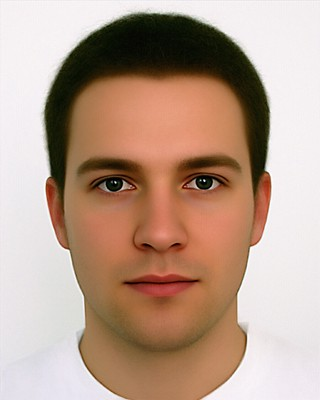
#> input picture GMIT_eyetrack/default.jpg, 320 x 400 px, given in place of the camera
$ python track_v2.py
#> lines starting #> are read from the running program, lines starting #| are printed output that depends on the picture
#> in main, frame is the input picture: shape (400, 320, 3); mean B, G, R 141.4, 158, 184.7
# Adapted from: https://medium.com/@stepanfilonov/tracking-your-eyes-with-python-3952e66194a6
import cv2
import dlib
import numpy as np
import logging as log

# Initialise OpenCV
# set face and eye data
face_cascade = cv2.CascadeClassifier('haarcascade_frontalface_default.xml')
eye_cascade = cv2.CascadeClassifier('haarcascade_eye.xml')
# blob - initialize paramaters
parameters = cv2.SimpleBlobDetector_Params()
parameters.filterByArea = True
parameters.maxArea = 1500
detector = cv2.SimpleBlobDetector_create(parameters)

def detect_face(img, classifier):
    print('DETECT_FACE')
    # create two tone img copy
    # detect on grey, work with colored
    grey_frame = cv2.cvtColor(img, cv2.COLOR_BGR2GRAY)
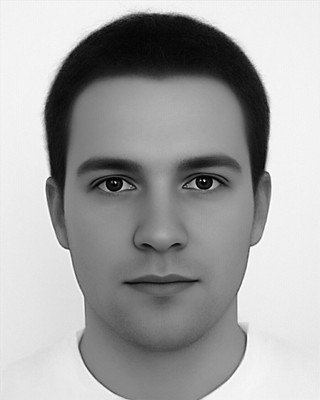
#> grey_frame: shape (400, 320); min 0, max 255, mean 164.1
    # get the face
    faces = classifier.detectMultiScale(grey_frame, 1.3, 5)
#> faces = [[42, 91, 229, 229]]
    # check how many faces
    if len(faces) > 1:
        # set largest
        target = (0,0,0,0)
        for i in faces:
            if i[3] > target[3]:
                target = i
        target = np.array([i], np.int32)
    elif len(faces) == 1:
        target = faces
#> target = [[42, 91, 229, 229]]
    else:
        log.warning('detect_face(): error reading image, no face detected')
        return None
    # frame the detected face
    for(x,y,w,h) in target:
        frame = img[y:y+h, x:x+w]
#> this loop made 1 pass
#> pass 1, in detect_face, `frame = img[y:y+h, x:x+w]`:
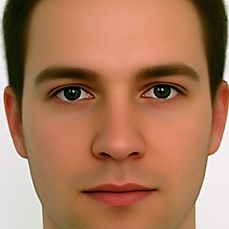
#> frame: shape (229, 229, 3); mean B, G, R 90.6, 120, 169.3
    return frame

def detect_eyes(img, classifier):
    print('DETECT_EYES')
    # create two tone img copy
    grey_frame = cv2.cvtColor(img, cv2.COLOR_BGR2GRAY)
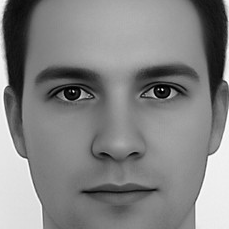
#> grey_frame: shape (229, 229); min 0, max 255, mean 131.4
    # get the eyes
    eyes = classifier.detectMultiScale(grey_frame, 1.3, 5)
#> eyes = [[133, 65, 53, 53], [41, 66, 54, 54]]
    # get frame height and width
    height = np.size(img, 0)
#> height = 229
    width = np.size(img, 1)
#> width = 229
    left_eye = None
    right_eye = None
    for (x, y, w, h) in eyes:
        # ignore the bottom half if 'eye' detected
        if y > height/2:
            pass
        eye_center = x + w / 2
        if eye_center < width * 0.5:
            left_eye = img[y:y+h, x:x+w]
        else:
            right_eye = img[y:y+h, x:x+w]
#> this loop made 2 passes
#> (x, y, w, h, eye_center) on passes 1 to 2: (133, 65, 53, 53, 159.5), (41, 66, 54, 54, 68)
#> pass 1, in detect_eyes, `right_eye = img[y:y+h, x:x+w]`:
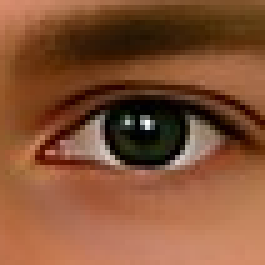
#> right_eye: shape (53, 53, 3) (shown 5 times larger); mean B, G, R 52.9, 82, 132.3
#> pass 2, in detect_eyes, `left_eye = img[y:y+h, x:x+w]`:
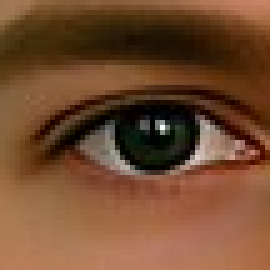
#> left_eye: shape (54, 54, 3) (shown 5 times larger); mean B, G, R 47.3, 75.3, 115.6
    return left_eye, right_eye

def ignore_brow(img):
    print('IGNORE_BROW')
    # set height and width to the images values
    height, width = img.shape[:2]
#> height = 54; width = 54
    # set eye brow line estimate
    brow_height = int(height/4)
#> brow_height = 13
    # cut out new image
    img = img[brow_height:height, 0:width]
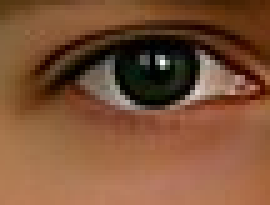
#> img: shape (41, 54, 3) (shown 5 times larger); mean of channels 0, 1, 2 54.5, 81.8, 124.8; drawn as B, G, R
    return img

def blob(img, detector, threshold):
    print('BLOB')
    grey_frame = cv2.cvtColor(img, cv2.COLOR_BGR2GRAY)
    _, img = cv2.threshold(img, threshold, 255, cv2.THRESH_BINARY)
    # reduce image 'noise'
    img = cv2.erode(img, None, iterations=2)
    img = cv2.dilate(img, None, iterations=4)
    img = cv2.medianBlur(img, 5)
    coords = detector.detect(img)
    print(coords)
    return coords

# Open CV track bar requires a function call when
# the bar when the value is changed
def track_bar_req(val):
    print('TRACK_BAR_REQ')
    pass

print('BEFORE: MAIN')
# Using the web cam feed to input into the eye detection functions
def main():
    # vc: video capture
    vc_img = cv2.VideoCapture(0)
    cv2.namedWindow('processed_image')
    cv2.createTrackbar('threshold', 'processed_image', 0, 255, track_bar_req)
    print('MAIN: BEFORE WHILE BLOCK')
    while True:
        print('MAIN: WHILE BLOCK')
        _, frame = vc_img.read()
        vc_frame = detect_face(frame, face_cascade)
        if vc_frame is not None:
            eyes = detect_eyes(vc_frame, eye_cascade)
            for eye in eyes:
                if eye is not None:
                    threshold = cv2.getTrackbarPos('threshold', 'processed_image')
                    eye_frame = ignore_brow(eye)
#> (the run stopped early here; a loop or call above may not have finished)

$ run again, on GMIT_eyetrack/face.jpg
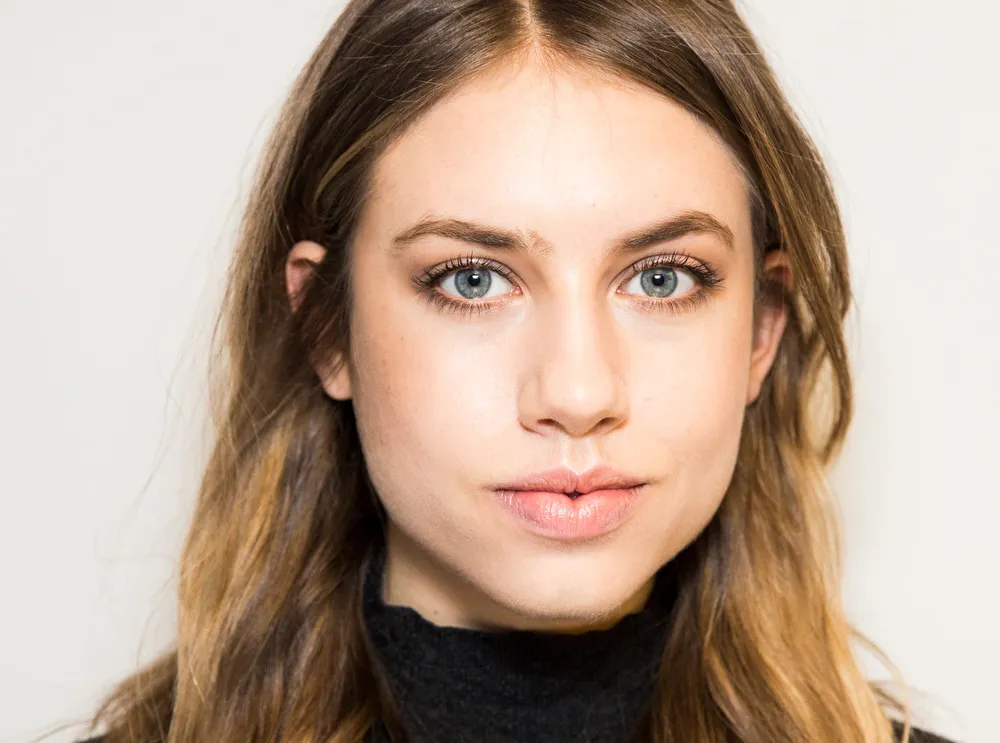
#> input picture GMIT_eyetrack/face.jpg, 1000 x 743 px, given in place of the camera
#> in main, frame is the input picture: shape (743, 1000, 3); mean B, G, R 146.8, 163.6, 185.6
#> faces = [[322, 95, 499, 499]]
#> the loop in detect_face, `for(x,y,w,h) in target:` made 1 pass
#> eyes = [[284, 129, 107, 107], [81, 132, 110, 110]]
#> in detect_eyes, `height = np.size(img, 0)`: height = 499
#> the loop in detect_eyes, `for (x, y, w, h) in eyes: # ignore the bottom half if 'eye' detected` made 2 passes
#> (x, y, w, h, eye_center) on passes 1 to 2: (284, 129, 107, 107, 337.5), (81, 132, 110, 110, 136)
#> pass 1, in detect_eyes, `right_eye = img[y:y+h, x:x+w]`:
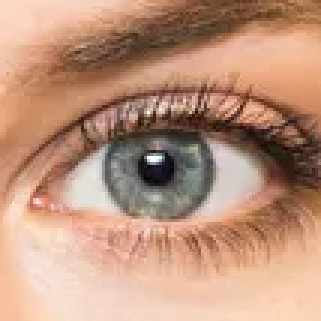
#> right_eye: shape (107, 107, 3) (shown 3 times larger); mean B, G, R 124.7, 147.7, 189.2
#> in ignore_brow, `img = img[brow_height:height, 0:width]`:
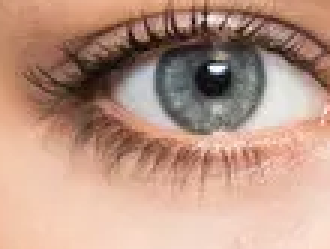
#> img: shape (83, 110, 3) (shown 3 times larger); mean of channels 0, 1, 2 133.1, 150.4, 186.4; drawn as B, G, R
